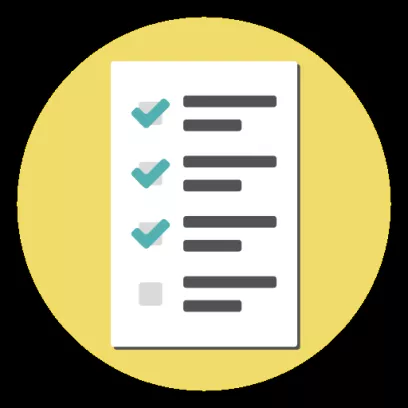
#> input picture TrabajoGrupal/ImgCuestionario.png, 408 x 408 px
$ python main.py
#> lines starting #> are read from the running program, lines starting #| are printed output that depends on the picture
import numpy as np
import cv2
ima = "ImgCuestionario.png"
imagen = cv2.imread(ima, 0)
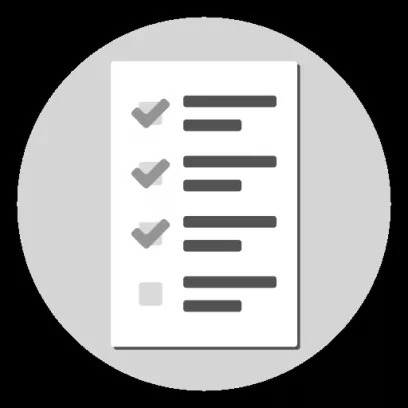
#> imagen: shape (408, 408); min 0, max 255, mean 144.6
# imgGris = cv2.cvtColor(imagen, cv2.COLOR_BGR2GRAY)
cv2.imshow("Gris", imagen)
cv2.waitKey(0)
"""imgConvertida = cv2.cvtColor(imgGris, cv2.COLOR_GRAY2RGB)
cv2.imshow("Gris convertida", imgConvertida)
"""
